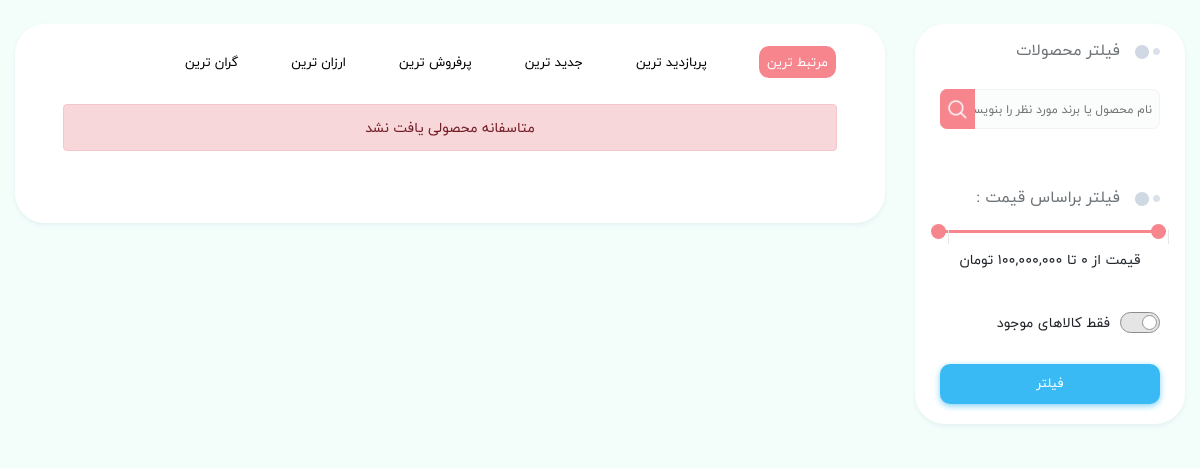
Before: /brand/jac with the older database file.
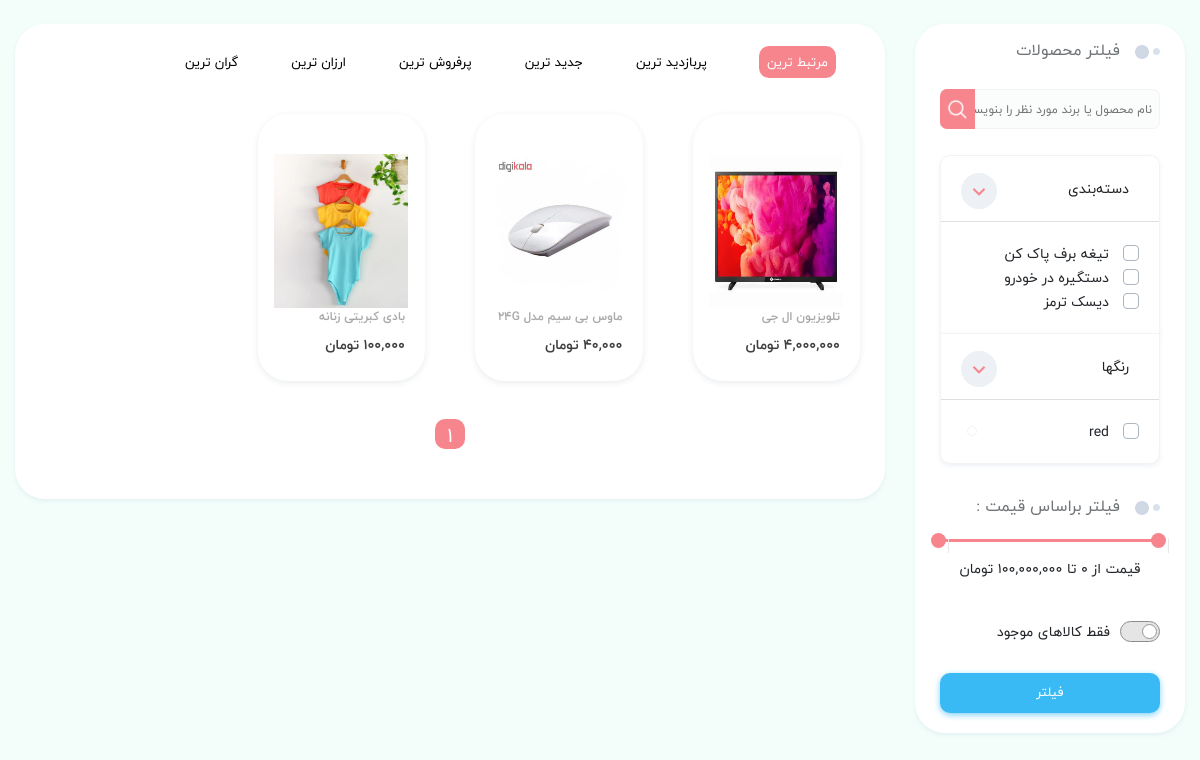
After: the same page with the newer database file.
### eshop_category/models.py (models this page shows, shortened)
class Category(MPTTModel):
    STATUS = (
        ('True', "فعال"),
        ("False", "غیرفعال")
    )
    parent = TreeForeignKey('self', blank=True, null=True, related_name='children', on_delete=models.SET_NULL,
                            verbose_name='دسته‌مادر')
    title = models.CharField(max_length=50, verbose_name='عنوان')
    en_title = models.CharField(max_length=50, verbose_name='عنوان انگلیسی')
    keyword = models.CharField(max_length=250, verbose_name='کلمه کلیدی')
    description = models.CharField(max_length=300, verbose_name='توضیحات')
    status = models.CharField(max_length=50, choices=STATUS, verbose_name='وضعیت')
    image = models.ImageField(blank=True, upload_to=upload_image_path, verbose_name='تصویر')
    slug = models.SlugField(verbose_name='عبارت لینک', blank=True, null=False, unique=True, allow_unicode=True,
                            max_length=200)
    creat_at = models.DateTimeField(auto_now_add=True, verbose_name='ایجاده شده در تاریخ')
    update_at = models.DateTimeField(auto_now=True, verbose_name='آپدیت شده در تاریخ')
    class Meta:
        verbose_name = 'دسته'
        verbose_name_plural = 'دسته‌بندی‌'
    class MPTTMeta:
        order_insertion_by = ['title']

### eshop_variant/models.py (models this page shows, shortened)
class Color(models.Model):
    name = models.CharField(max_length=20, verbose_name='اسم رنگ')
    code = models.CharField(max_length=10, blank=True, null=True, verbose_name='کد رنگ')
    def color_tag(self):
        if self.code is not None:
            return mark_safe('<p style="background-color:{}"> رنگ  </p>'.format(self.code))
        else:
            return ""
    color_tag.short_description = 'رنگ'
    class Meta:
        verbose_name = 'رنگ'
        verbose_name_plural = 'رنگ‌ها'

### eshop_product/models.py (models this page shows, shortened)
class Product(models.Model):
    STATUS = (
        ('True', "فعال"),
        ("False", "غیرفعال")
    )
    VARIANTS = (
        ('None', 'هیچ'),
        ('Size', 'سایز'),
        ('Color', 'رنگ'),
        ('Size-Color', 'سایزـ‌رنگ'),
    )
    category = models.ForeignKey(Category, on_delete=models.SET_NULL, null=True, verbose_name='دسته')
    brand = models.ForeignKey(Brand, on_delete=models.SET_NULL, blank=True, null=True, verbose_name='برند')
    title = models.CharField(max_length=200, verbose_name='عنوان فارسی')
    title_eng = models.CharField(max_length=150, blank=True, null=True, verbose_name='عنوان انگلیسی')
    keyword = models.CharField(max_length=250, verbose_name='کلمه کلیدی')
    variant = models.CharField(max_length=10, choices=VARIANTS, default='None', verbose_name='تنوع')
    description = models.CharField(max_length=300, verbose_name='توضیحات')
    image = models.ImageField(upload_to=upload_image_path, verbose_name='تصویر')
    price = models.IntegerField(verbose_name='قیمت')
    amount = models.IntegerField(verbose_name='تعداد')
    all_sale = models.IntegerField(default=0, verbose_name='تعداد فروش')
    view_count = models.BigIntegerField(default=0, verbose_name='تعداد بازدیدها')
    details = RichTextUploadingField(verbose_name='جزئيات محصول')
    analyze = RichTextUploadingField(blank=True, null=True, verbose_name='نقد و بررسی')
    status = models.CharField(max_length=50, choices=STATUS, verbose_name='وضعیت')
    slug = models.SlugField(verbose_name='عبارت لینک', null=False, unique=True, allow_unicode=True, max_length=200)
    creat_at = models.DateTimeField(auto_now_add=True, verbose_name='ایجاده شده در تاریخ')
    update_at = models.DateTimeField(auto_now=True, verbose_name='آپدیت شده در تاریخ')
    objects = ProductsManager()
    favourite = models.ManyToManyField(User, blank=True, verbose_name='علاقه‌مندی')
    class Meta:
        verbose_name = 'محصول'
        verbose_name_plural = 'محصولات'
    def price_th(self):
        return f"{self.price:,}"
    price_th.short_description = 'قیمت'
    def image_tag(self):
        return mark_safe('<img src="{}" height="50"/>'.format(self.image.url))
    image_tag.short_description = 'تصویر'
    def get_absolute_url(self):
        return reverse('product_detail', kwargs={'slug': self.slug, 'product_id': self.id})
    def fav_count(self):
        fav = User.objects.filter(product__exact=self.id)
        return fav.count()
    fav_count.short_description = 'تعداد علاقه‌مندان'

### eshop_product/views.py (the view)
# urls.py: path('brand/<slug>', product_list_brand, name='product_brand_list'),
def product_list_brand(request, slug):
    products = Product.objects.filter(brand__in=Brand.objects.filter(slug=slug), status=True)
    colors_list = []
    sizes_list = []
    brand_list = []
    child_list = []
    for pro in products:
        child_list.append(pro.category)
        if pro.variant == 'Color':
            var = Variants.objects.filter(product_id=pro.id)
            for v in var:
                color = v.color
                colors_list.append(color)
        if pro.variant == 'Size':
            var = Variants.objects.filter(product_id=pro.id)
            for v in var:
                size = v.size
                sizes_list.append(size)
        if pro.variant == 'Size-Color':
            var = Variants.objects.filter(product_id=pro.id)
            for v in var:
                size = v.size
                color = v.color
                sizes_list.append(size)
                colors_list.append(color)
    colors = [i for n, i in enumerate(colors_list) if i not in colors_list[n + 1:]]
    sizes = [i for n, i in enumerate(sizes_list) if i not in sizes_list[n + 1:]]
    brands = [i for n, i in enumerate(brand_list) if i not in brand_list[n + 1:]]
    childs = [i for n, i in enumerate(child_list) if i not in child_list[n + 1:]]
    my_filter = ProductFilter(request.GET, queryset=products)
    products = my_filter.qs
    paginator = Paginator(products, 8)  # Show 8 product per page.
    page_number = request.GET.get('page')
    page_obj = paginator.get_page(page_number)
    context = {
        'page_obj': page_obj,
        'childs': childs,
        'colors': colors,
        'sizes': sizes,
        'brands': brands,
        'my_filter': my_filter,
        'slug': slug
    }
    return render(request, 'product/product_list.html', context)

### templatefilter/filters_tem.py (called while the page is built)
@register.simple_tag
def my_url(value, field_name, urlencode=None):
    url = '?{}={}'.format(field_name, value)
    if urlencode:
        querystring = urlencode.split('&')
        filtered_querystring = filter(lambda p: p.split('=')[0] != field_name, querystring)
        encoded_querystring = '&'.join(filtered_querystring)
        url = '{}&{}'.format(url, encoded_querystring)
    return url

@register.simple_tag
def order_url(value, field_name, urlencode=None):
    url = '{}={}'.format(field_name, value)
    if urlencode:
        querystring = urlencode.split('&')
        for item in querystring:
            if item.find("page") > -1:
                querystring.remove(item)
        filtered_querystring = filter(lambda p: p.split('=')[0] != field_name, querystring)
        encoded_querystring = '&'.join(filtered_querystring)
        url = '?page=1&{}&{}'.format(encoded_querystring, url)
    else:
        url = '?page=1s=&{}'.format(url)
    return url

@register.filter(name='check_url')
def check_url(value, field_name):
    url = '{}={}&'.format(value, field_name)
    return url

### eshop_product/templates/product/product_list.html (shortened to what the changed rows need)
{% extends 'shared/_MainLayout.html' %}
{% load static %}
{% load humanize %}
{% load filter_tags %}
{% block header_ref %}
    <link rel="stylesheet" href="{% static 'css/vendor/nouislider.min.css' %}">
{% endblock %}
{% block content %}
    <main class="main-content dt-sl mt-4 mb-3">
        <div class="container main-container">
            <div class="row">
                <div class="col-lg-3 col-md-12 col-sm-12 sticky-sidebar">
                    <div class="dt-sn mb-3">
                        <form method="get" action="">
                            <div class="col-12">
                                <div class="section-title text-sm-title title-wide mb-1 no-after-title-wide">
                                    <h2>فیلتر محصولات</h2>
                                </div>
                            </div>
                            <div class="col-12 filter-product mb-3">
                                <div class="accordion" id="accordionExample">
                                    {% if childs %}
                                        <div class="card">
                                            <div class="card-header" id="headingOne">
                                                <h2 class="mb-0">
                                                    <button class="btn btn-block text-right collapsed" type="button"
                                                            data-toggle="collapse" data-target="#collapseOne"
                                                            aria-expanded="false" aria-controls="collapseOne">
                                                        دسته‌بندی
                                                        <i class="mdi mdi-chevron-down"></i>
                                                    </button>
                                                </h2>
                                            </div>
                                            <div id="collapseOne" class="collapse show" aria-labelledby="headingOne"
                                                 data-parent="#accordionExample">
                                                <div class="card-body">
                                                    {% for child in childs %}
                                                        <div class="custom-control custom-checkbox">
                                                            <label class="custom-control-label"
                                                                   for="customCheckCat{{ child.id }}">
                                                                {{ child.title }}</label>
                                                        </div>
                                                    {% endfor %}
                                                </div>
                                            </div>
                                        </div>
                                    {% endif %}
                                    {% if colors %}
                                        <div class="card">
                                            <div class="card-header" id="headingFour">
                                                <h2 class="mb-0">
                                                    <button class="btn btn-block text-right collapsed" type="button"
                                                            data-toggle="collapse" data-target="#collapseFour"
                                                            aria-expanded="false" aria-controls="collapseFour">
                                                        رنگها
                                                        <i class="mdi mdi-chevron-down"></i>
                                                    </button>
                                                </h2>
                                            </div>
                                            <div id="collapseFour" class="collapse show" aria-labelledby="headingFour"
                                                 data-parent="#accordionExample">
                                                <div class="card-body">
                                                    {% for color in colors %}
                                                        <div class="custom-control custom-checkbox">
                                                            <label class="custom-control-label"
                                                                   for="customCheckColor{{ color.id }}">{{ color.name }}</label>
                                                            <span class="filter-color"
                                                                  style="background-color:{{ color.code }}"></span>
                                                        </div>
                                                    {% endfor %}
                                                </div>
                                            </div>
                                        </div>
                                    {% endif %}
                                </div>
                            </div>
                            <div class="col-12 mb-4">
                                <div class="section-title text-sm-title title-wide no-after-title-wide mb-1">
                                    <h2>فیلتر براساس قیمت :</h2>
                                </div>
                            </div>
                        </form>
                    </div>
                </div>
                <div class="col-lg-9 col-md-12 col-sm-12 search-card-res">
                    <div class="dt-sl dt-sn px-0 search-amazing-tab">
                        <div class="ah-tab-content-wrapper dt-sl px-res-0">
                            <div class="ah-tab-content dt-sl" data-ah-tab-active="true">
                                <div class="row mb-3 mx-0 px-res-0">
                                    {% if page_obj %}
                                        {% for product in page_obj %}
                                            <div class="col-lg-3 col-md-4 col-sm-6 col-12 px-10 mb-1 px-res-0">
                                                <div class="product-card mb-2 mx-res-0">
                                                    <a class="product-thumb"
                                                       href="{{ product.get_absolute_url }}">
                                                        <img src="{{ product.image.url }}" alt="Product Thumbnail"
                                                             style="height: 154px; width: 154px;">
                                                    </a>
                                                    <div class="product-card-body">
                                                        <a class="product-meta"
                                                           href="{{ product.get_absolute_url }}">{{ product.title|truncatechars:50 }}</a>
                                                        <span class="product-price">{{ product.price|intcomma:False }} تومان</span>
                                                    </div>
                                                </div>
                                            </div>
                                        {% endfor %}
                                        </div>
                                        <div class="row">
                                            <div class="col-12">
                                                <div class="pagination">
                                                    {% for page in page_obj.paginator.page_range %}
                                                        {% if page == page_obj.number %}
                                                            <a href="{% my_url page 'page' request.GET.urlencode %}"
                                                               class="active-page">{{ page }}</a>
                                                        {% else %}
                                                            <a href="{% my_url page 'page' request.GET.urlencode %}">{{ page }}</a>
                                                        {% endif %}
                                                    {% endfor %}
                                                </div>
                                            </div>
                                        </div>
                                    {% else %}
                                        <div class="alert alert-danger text-center mr-5 ml-5 btn-block" role="alert">
                                            متاسفانه محصولی یافت نشد
                                        </div>
                                    {% endif %}
                            </div>
                        </div>
                    </div>
                </div>
            </div>
        </div>
    </main>
{% endblock %}

Changed rows visible on the page:
now on this page (row edited): Category: title "تیغه برف پاک کن"
now on this page (row edited): Category: title "دستگیره در خودرو"
now on this page (row edited): Category: title "دیسک ترمز"
now on this page (row unchanged): Color: name "red"
now on this page (row unchanged): Product: image (picture), title "تلویزیون ال جی"
now on this page (row edited): Product: image (picture), title "ماوس بی سیم مدل 24G", price "40,000"
now on this page (row edited): Product: image (picture), title "بادی کبریتی زنانه"
Other visible differences:
text no longer shown: "متاسفانه محصولی یافت نشد"
text now shown: "دسته‌بندی رنگها"
new list line: "1"
